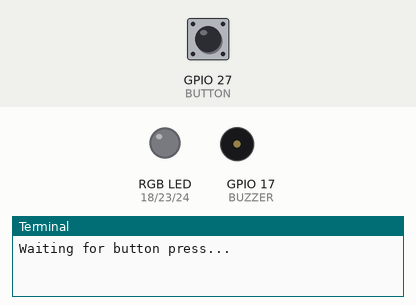
This program was run on a simulated Raspberry Pi (BCM pin numbers). Parts: an RGB LED mixed from three pins (HIGH = lit), buzzer (waves = sounding), the last lines printed to the terminal. The test bench sets the inputs (shaded band); at power-on: GPIO 27 (BUTTON) HIGH. The clock reads 2024-03-15 10:24:30 at power-on unless the program sets it.

Above: at 1.2 s.
1.3 s: GPIO 27 (BUTTON) pulled LOW for 0.15 s
At 5.7 s:
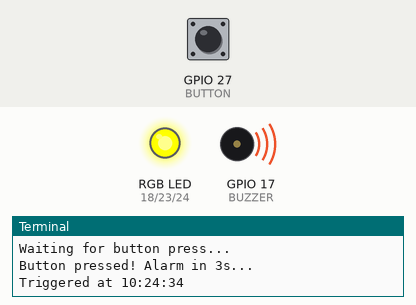
At 9.3 s:
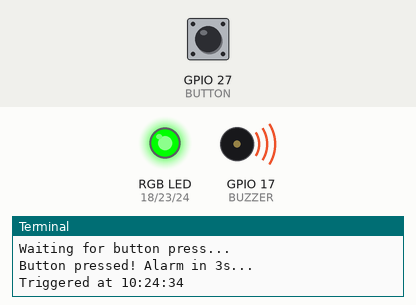
Timing chart, 0 to 16.4 s (numbered marks = the images above; inputs shaded):
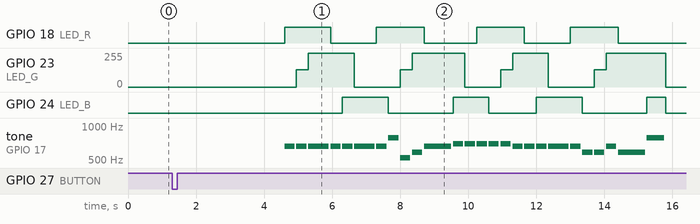

The program:

push_button.py
```python
import RPi.GPIO as GPIO
import time
import board
import adafruit_ds1307

# ── Pin definitions (BCM) ──
BUTTON = 27
BUZZER = 17   # KY-006: PWM
LED_R  = 18   # common cathode → HIGH = ON
LED_G  = 23
LED_B  = 24

DELAY = 3  # seconds after button press

# ── GPIO setup ──
GPIO.setmode(GPIO.BCM)

GPIO.setup(BUTTON, GPIO.IN, pull_up_down=GPIO.PUD_UP)  # LOW when pressed
GPIO.setup(BUZZER,GPIO.OUT)
# COMMON CATHODE → start OFF (LOW)
GPIO.setup(LED_R, GPIO.OUT, initial=GPIO.LOW)
GPIO.setup(LED_G, GPIO.OUT, initial=GPIO.LOW)
GPIO.setup(LED_B, GPIO.OUT, initial=GPIO.LOW)

# Buzzer PWM
buzzer_pwm = GPIO.PWM(BUZZER, 1000)

# ── RTC setup ──
i2c = board.I2C()
rtc = adafruit_ds1307.DS1307(i2c)

NOTE_C5 = 523
NOTE_E5 = 659
NOTE_G5 = 784
NOTE_C6 = 1047
# Create PWM objects (100 Hz is fine)
pwm_r = GPIO.PWM(LED_R, 100)
pwm_g = GPIO.PWM(LED_G, 100)
pwm_b = GPIO.PWM(LED_B, 100)

# Start them OFF
pwm_r.start(0)
pwm_g.start(0)
pwm_b.start(0)

def led_on(color="red"):
    """Common cathode: HIGH = ON"""
    GPIO.output(LED_R, GPIO.HIGH if color in ("red", "white") else GPIO.LOW)
    GPIO.output(LED_G, GPIO.HIGH if color in ("green", "white") else GPIO.LOW)
    GPIO.output(LED_B, GPIO.HIGH if color in ("blue", "white") else GPIO.LOW)

def led_off():
    GPIO.output(LED_R, GPIO.LOW)
    GPIO.output(LED_G, GPIO.LOW)
    GPIO.output(LED_B, GPIO.LOW)

def jingle_tune(buzzer_pwm, pwm_r, pwm_g, pwm_b):
    # Note frequencies (Hz)
    NOTE_E5 = 659
    NOTE_G5 = 784
    NOTE_C5 = 523
    NOTE_D5 = 587
    NOTE_F5 = 698

    melody = [
        NOTE_E5, NOTE_E5, NOTE_E5,
        NOTE_E5, NOTE_E5, NOTE_E5,
        NOTE_E5, NOTE_G5, NOTE_C5, NOTE_D5, NOTE_E5,

        NOTE_F5, NOTE_F5, NOTE_F5, NOTE_F5,
        NOTE_F5, NOTE_E5, NOTE_E5, NOTE_E5, NOTE_E5,
        NOTE_E5, NOTE_D5, NOTE_D5, NOTE_E5, NOTE_D5, NOTE_G5
    ]

    durations = [
        0.3, 0.3, 0.6,
        0.3, 0.3, 0.6,
        0.3, 0.3, 0.3, 0.3, 0.8,

        0.3, 0.3, 0.3, 0.3,
        0.3, 0.3, 0.3, 0.3, 0.6,
        0.3, 0.3, 0.3, 0.3, 0.8,
        0.5
    ]

    # Simple color palette (cycle through)
    colors = [
        (100, 0, 0),     # red
        (100, 50, 0),    # orange
        (100, 100, 0),   # yellow
        (0, 100, 0),     # green
        (0, 100, 100),   # cyan
        (0, 0, 100),     # blue
        (100, 0, 100),   # purple
    ]

    def set_color(r, g, b):
        pwm_r.ChangeDutyCycle(r)
        pwm_g.ChangeDutyCycle(g)
        pwm_b.ChangeDutyCycle(b)

    for i, (note, duration) in enumerate(zip(melody, durations)):
        # 🎵 play note
        buzzer_pwm.ChangeFrequency(note)
        buzzer_pwm.start(50)

        # 🌈 change color based on beat
        color = colors[i % len(colors)]
        set_color(*color)

        time.sleep(duration)

        buzzer_pwm.stop()
        time.sleep(0.05)

    # turn off LED at end
    set_color(0, 0, 0)

def mario_tune():
    melody = [
        NOTE_E5, NOTE_E5, 0, NOTE_E5,
        0, NOTE_C5, NOTE_E5, 0,
        NOTE_G5, 0, 0, 0,
        NOTE_C6
    ]

    melody = melody[:80]
    duration = 0.15

    for note in melody:
        if note == 0:
            buzzer_pwm.stop()
            time.sleep(duration)
        else:
            buzzer_pwm.ChangeFrequency(note)
            buzzer_pwm.start(50)
            time.sleep(duration)
def trigger_alarm():
    t = rtc.datetime
    print(f"Triggered at {t.tm_hour:02d}:{t.tm_min:02d}:{t.tm_sec:02d}")

    led_on("red")

    jingle_tune(buzzer_pwm, pwm_r, pwm_g, pwm_b)
    led_off()
print("Waiting for button press...")

try:
    while True:
        if GPIO.input(BUTTON) == GPIO.LOW:
            print(f"Button pressed! Alarm in {DELAY}s...")
            time.sleep(0.3)  # debounce
            time.sleep(DELAY)

            trigger_alarm()

            time.sleep(1)  # prevent retrigger
        time.sleep(0.05)

except KeyboardInterrupt:
    buzzer_pwm.stop()
    led_off()
    GPIO.cleanup()
    print("Cleaned up.")
```

Measured:
- after the input at 1.3 s, GPIO 18 (LED_R): alternates HIGH for 1.4 s and LOW for 1.4 s, starting after 3.3 s; GPIO 23 (LED_G): 0/255 → 128/255 after 3.7 s, → 255/255 0.35 s later, → 0/255 1.4 s later, → 128/255 1.4 s later, … (12 changes in this stretch)
